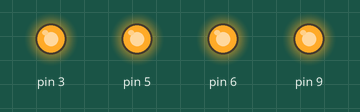
This sketch was run on a simulated Arduino Uno, built with avr-gcc and run on an emulated ATmega328P. Parts: output pins drawn as LEDs (lit = HIGH).

Above: at 0.1 s.
Timing chart, 0 to 1.6 s (numbered marks = the images above):
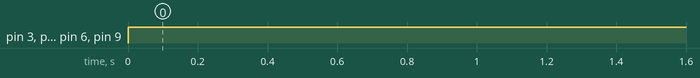

Measured:
- by itself, pin 3, pin 5, pin 6, pin 9: LOW → HIGH at 0.00 s

The sketch:

Motar_test.ino
```cpp
//Testing code for Motar
void setup(){
pinMode (3, OUTPUT);
pinMode (5, OUTPUT);
pinMode (9, OUTPUT);
pinMode (6, OUTPUT);
Serial.begin(9600);
}
void loop(){
  //forward both wheels full speed
   //left wheel forward
      analogWrite(3,255);
      analogWrite(5,255);
  //right wheel forward
       analogWrite(9,255);
       analogWrite(6,255);
  //----------------------------------------
  //backword both wheels on full speed-check accordingly
     //left wheel backward
      analogWrite(3,255);
      analogWrite(5,255);
  //right wheel backward
       analogWrite(9,255);
       analogWrite(6,255);

  //--------------------------------------------------


}
```
